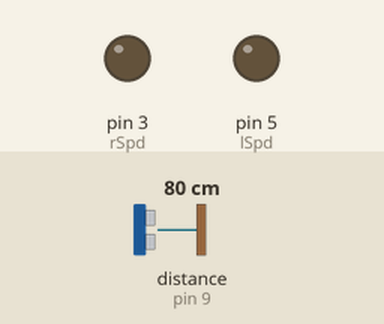
Recording of a sketch running on a simulated Arduino Uno, built with avr-gcc and run on an emulated ATmega328P. Shown: output pins drawn as LEDs (lit = HIGH). Wiring (inferred from the names in the program): ultrasonic range finder: trigger pin 8; echo pin 9. The inputs (shaded band) are chosen by the test bench; at power-on: distance to the obstacle (sensor on pin 9) 80 cm. The echo pulse lasts 58.3 µs per cm; pins used as bus, display or sensor lines are not drawn.

Above: at 1.2 s.
1.3 s: distance to the obstacle (sensor on pin 9) set to 37 cm
2.8 s: distance to the obstacle (sensor on pin 9) set to 31 cm
At 3.8 s:
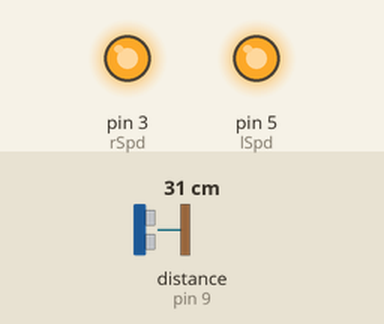
4.3 s: distance to the obstacle (sensor on pin 9) set to 17 cm
At 4.9 s:
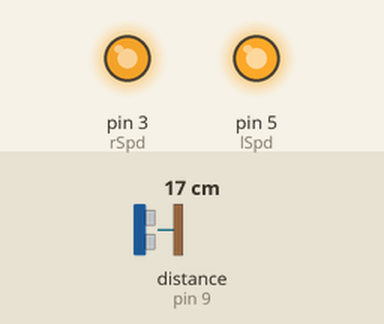
5.8 s: distance to the obstacle (sensor on pin 9) set to 15 cm
At 7.0 s:
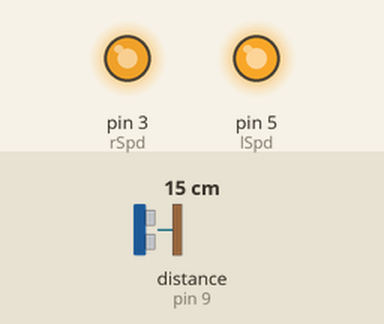
7.3 s: distance to the obstacle (sensor on pin 9) set to 9 cm
At 8.4 s:
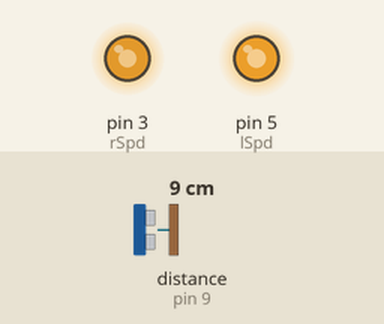
8.8 s: distance to the obstacle (sensor on pin 9) set to 29 cm
At 9.5 s:
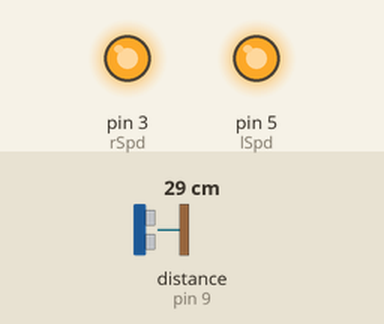
Timing chart, 0 to 11.3 s (numbered marks = the images above; inputs shaded):
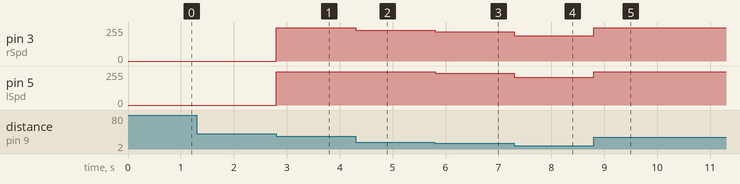

Measured:
- the behaviour switches between 34 and 33 cm on distance to the obstacle (sensor on pin 9) (found by bisection; images 0 and 1)
- after the input at 1.3 s, every drawn part: stays the same
- after the input at 2.8 s, pin 3 (rSpd), pin 5 (lSpd): 0/255 → 250/255 at once
- after the input at 4.3 s, pin 3 (rSpd): 250/255 → 230/255 at once
- after the input at 5.8 s, pin 3 (rSpd): 230/255 → 220/255 at once; pin 5 (lSpd): 250/255 → 240/255 at once
- after the input at 7.3 s, pin 3 (rSpd): 220/255 → 189/255 at once; pin 5 (lSpd): 240/255 → 209/255 at once
- after the input at 8.8 s, pin 3 (rSpd): 189/255 → 250/255 at once; pin 5 (lSpd): 209/255 → 250/255 at once

The sketch:

OPS-Capstone.ino
```cpp
#define LM1 2
#define LM2 4
#define RM1 6
#define RM2 7
#define lSpd 5
#define rSpd 3
#define trigPin 8
#define echoPin 9

float findPID(float error);
float elapsedTime = 0.006, speed_change = 0, error = 0;

const int Kp = 5, Kd = 0.5;
unsigned long currTime = 0, prevTime = 0;
float prevError = 0, cumError = 0, rateError = 0, cm = 0;

//const float defaultSpeed = 220;
const float dlspd = 200, drspd = 180;

const float target = (400/2)*0.0343;
const float sensitivity = 1;

float leftSpeed = dlspd, rightSpeed = drspd;
float maxSpeed = 250;
float minSpeed = 175;
float maxDis = 26.5;
unsigned long duration;


void setup() {
  Serial.begin(9600);
  pinMode(LM1, INPUT);
  pinMode(LM2, INPUT);
  pinMode(RM1, INPUT);
  pinMode(RM2, INPUT);
  pinMode(lSpd, INPUT);
  pinMode(rSpd, INPUT);

  pinMode(trigPin, OUTPUT);
  pinMode(echoPin, INPUT);

  digitalWrite(LM1, LOW);
  digitalWrite(LM2, HIGH); // Forward is defualt when HIGH
  digitalWrite(RM1, LOW);
  digitalWrite(RM2, HIGH); // Forward is defualt when HIGH

  // Start up car
  leftSpeed = dlspd;
  rightSpeed = drspd;
}

void loop() {
  // Reset Error
  error = 0;

  // Get signal
  digitalWrite(trigPin, LOW);
  delayMicroseconds(2);
  digitalWrite(trigPin, HIGH); //Send pulse
  delayMicroseconds(10);
  digitalWrite(trigPin, LOW);
  duration = pulseIn(echoPin, HIGH); // Recieve pulse
  cm = (duration/2)*0.0343;

  // Distance error
  error = cm - target;

  // Speed change
  speed_change = findPID(error);

  // IF nothing
  if (error >= maxDis){
    leftSpeed = 0;
    rightSpeed = 0;
  }
  // The hand is far away
  if (error >= target + sensitivity && error < maxDis){
    digitalWrite(LM1, LOW);
    digitalWrite(LM2, HIGH); // Forward is defualt when HIGH
    digitalWrite(RM1, LOW);
    digitalWrite(RM2, HIGH); // Forward is defualt when HIGH
    if (speed_change > maxSpeed - leftSpeed && speed_change > maxSpeed - rightSpeed){
      leftSpeed = maxSpeed;
      rightSpeed = maxSpeed;
    }
    else{
      leftSpeed += speed_change;
      rightSpeed += speed_change;
    }
  }
  // The hand is in the good range
  if (error < target + sensitivity && error > target - sensitivity){
    digitalWrite(LM1, LOW);
    digitalWrite(LM2, HIGH); // Forward is defualt when HIGH
    digitalWrite(RM1, LOW);
    digitalWrite(RM2, HIGH); // Forward is defualt when HIGH
    leftSpeed = dlspd;
    rightSpeed = drspd;
  }
  // The hand is close
  if (error <= target - sensitivity && error > 3){
    leftSpeed -= speed_change;
    rightSpeed -= speed_change;
  }
  // The hand is TOO close
  if (error <= 3){
    digitalWrite(LM1, HIGH);
    digitalWrite(LM2, LOW);
    digitalWrite(RM1, HIGH);
    digitalWrite(RM2, LOW);

    leftSpeed += speed_change;
    rightSpeed += speed_change;

  }

  analogWrite(lSpd, leftSpeed);
  analogWrite(rSpd, rightSpeed);

  // Reset Speeds
  leftSpeed = dlspd;
  rightSpeed = drspd;

}

// Define findPID
float findPID(float error){
  error = abs(error);
  currTime = millis();
  rateError = (error - prevError)/elapsedTime;
  speed_change = Kp * error + Kd * rateError;
  prevError = error;

  return speed_change;
}
```
